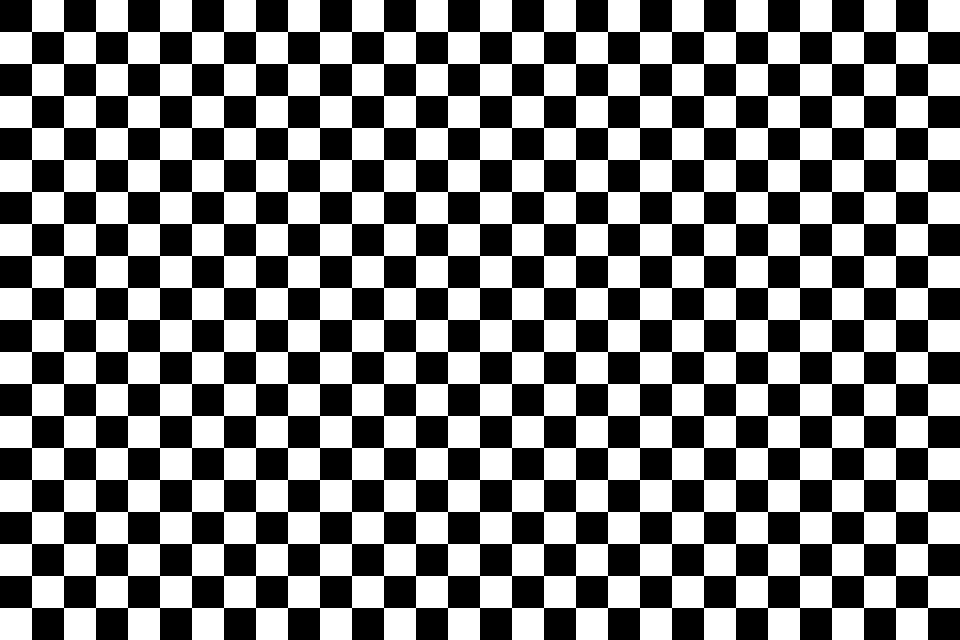

A level layout from a 2D game, rendered from its tile map. Below: a short description, then the map file with its tile-grid data intact:
An orthogonal 30x20 tile map with 32x32 px tiles, 1 tile layer (Calque de Tuiles 1) and 3 objects (2x objet, spawn).

<map version="1.10" tiledversion="1.10.2" orientation="orthogonal" renderorder="right-down" width="30" height="20" tilewidth="32" tileheight="32" infinite="0" nextlayerid="5" nextobjectid="7">
 <tileset firstgid="1" source="dammier.tsx" />
 <layer id="1" name="Calque de Tuiles 1" width="30" height="20">
  <data encoding="csv">
1,2,3,4,5,6,7,8,1,2,3,4,5,6,7,8,1,2,3,4,5,6,1,2,3,4,5,6,7,8,
9,10,11,12,13,14,15,16,9,10,11,12,13,14,15,16,9,10,11,12,13,14,9,10,11,12,13,14,15,16,
17,18,19,20,21,22,23,24,17,18,19,20,21,22,23,24,17,18,19,20,21,22,17,18,19,20,21,22,23,24,
25,26,27,28,29,30,31,32,25,26,27,28,29,30,31,32,25,26,27,28,29,30,25,26,27,28,29,30,31,32,
33,34,35,36,37,38,39,40,33,34,35,36,37,38,39,40,33,34,35,36,37,38,33,34,35,36,37,38,39,40,
41,42,43,44,45,46,47,48,41,42,43,44,45,46,47,48,41,42,43,44,45,46,41,42,43,44,45,46,47,48,
49,50,51,52,53,54,55,56,49,50,51,52,53,54,55,56,49,50,51,52,53,54,49,50,51,52,53,54,55,56,
57,58,59,60,61,62,63,64,57,58,59,60,61,62,63,64,57,58,59,60,61,62,57,58,59,60,61,62,63,64,
1,2,3,4,5,6,7,8,1,2,3,4,5,6,1,2,3,4,5,6,7,8,1,2,3,4,5,6,7,8,
9,10,11,12,13,14,15,16,9,10,11,12,13,14,9,10,11,12,13,14,15,16,9,10,11,12,13,14,15,16,
17,18,19,20,21,22,23,24,17,18,19,20,21,22,17,18,19,20,21,22,23,24,17,18,19,20,21,22,23,24,
25,26,27,28,29,30,31,32,25,26,27,28,29,30,25,26,27,28,29,30,31,32,25,26,27,28,29,30,31,32,
33,34,35,36,37,38,39,40,33,34,35,36,37,38,33,34,35,36,37,38,39,40,1,2,3,4,5,6,7,8,
41,42,43,44,45,46,47,48,41,42,43,44,45,46,41,42,43,44,45,46,47,48,9,10,11,12,13,14,15,16,
49,50,51,52,53,54,55,56,49,50,51,52,53,54,49,50,51,52,53,54,55,56,17,18,19,20,21,22,23,24,
57,58,59,60,61,62,63,64,57,58,59,60,61,62,57,58,59,60,61,62,63,64,25,26,27,28,29,30,31,32,
33,34,35,36,37,38,39,40,35,36,37,38,39,40,33,34,35,36,37,38,39,40,33,34,35,36,37,38,39,40,
41,42,43,44,45,46,47,48,43,44,45,46,47,48,41,42,43,44,45,46,47,48,41,42,43,44,45,46,47,48,
49,50,51,52,53,54,55,56,51,52,53,54,55,56,49,50,51,52,53,54,55,56,49,50,51,52,53,54,55,56,
57,58,59,60,61,62,63,64,59,60,61,62,63,64,57,58,59,60,61,62,63,64,57,58,59,60,61,62,63,64
</data>
 </layer>
 <objectgroup id="3" name="spawn">
  <object id="1" name="spawn" type="spawn" x="496" y="271">
   <point />
  </object>
 </objectgroup>
 <objectgroup id="4" name="épée">
  <object id="3" name="épée" type="objet" x="416" y="118.667" width="129.333" height="70.6667" />
  <object id="5" name="arc" type="objet" x="620" y="138.667" width="113.333" height="113.333" />
 </objectgroup>
</map>
